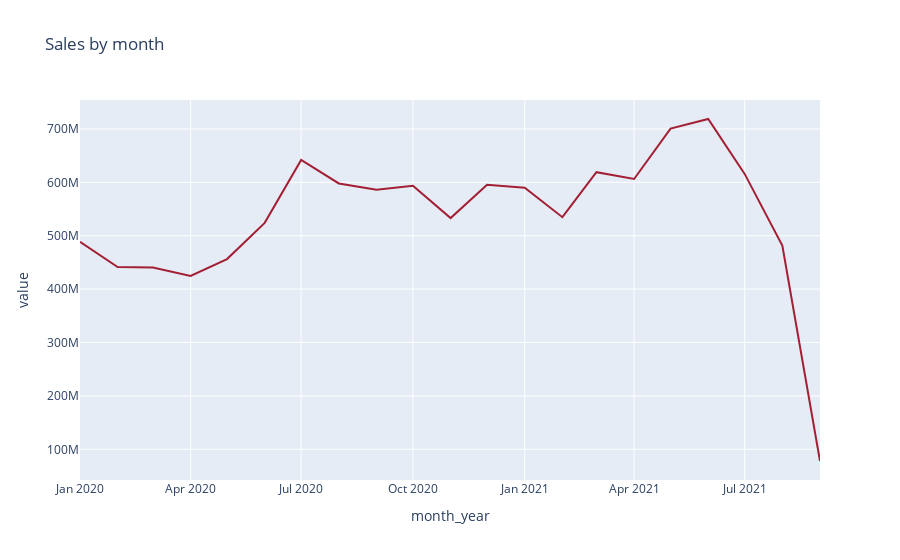

The notebook cell this image was saved under:
### Markdown cell above
There is a problem with the last two graphs. We don have full info about October and the 2021 for make a good comparison. In the case of the month periodical graph the solution could be skip October-2021 and take into account the other months. In case of year graph is not as simple because we only have two years, then could be better to use the mean instead of the sum of values by day.

### Code cell
# Months without October-2021
fig = px.line(sales_ex_1_month.iloc[:-1, :], x="month_year", y="value", title='Sales by month')
fig.update_traces(line_color='#A31F34')
fig.show()

### Figure 1 — Plotly figure (JSON) as saved in the notebook; plotly's stock layout.template omitted (floating-point values rounded to 4 significant figures)
{"data": [{"hovertemplate": "month_year=%{x}<br>value=%{y}<extra></extra>", "legendgroup": "", "line": {"color": "#A31F34", "dash": "solid"}, "marker": {"symbol": "circle"}, "mode": "lines", "name": "", "orientation": "v", "showlegend": false, "type": "scatter", "x": ["2020-01", "2020-02", "2020-03", "2020-04", "2020-05", "2020-06", "2020-07", "2020-08", "2020-09", "2020-10", "2020-11", "2020-12", "2021-01", "2021-02", "2021-03", "2021-04", "2021-05", "2021-06", "2021-07", "2021-08", "2021-09"], "xaxis": "x", "y": [488615675, 441374690, 440594164, 424708477, 456310225, 524120094, 641880823, 597902856, 585939458, 593450784, 533112057, 595458329, 589883897, 534760237, 619067631, 606229751, 700636357, 718648827, 615819862, 481451005, 78121733], "yaxis": "y"}], "layout": {"legend": {"tracegroupgap": 0}, "title": {"text": "Sales by month"}, "xaxis": {"anchor": "y", "domain": [0, 1], "title": {"text": "month_year"}}, "yaxis": {"anchor": "x", "domain": [0, 1], "title": {"text": "value"}}}}
